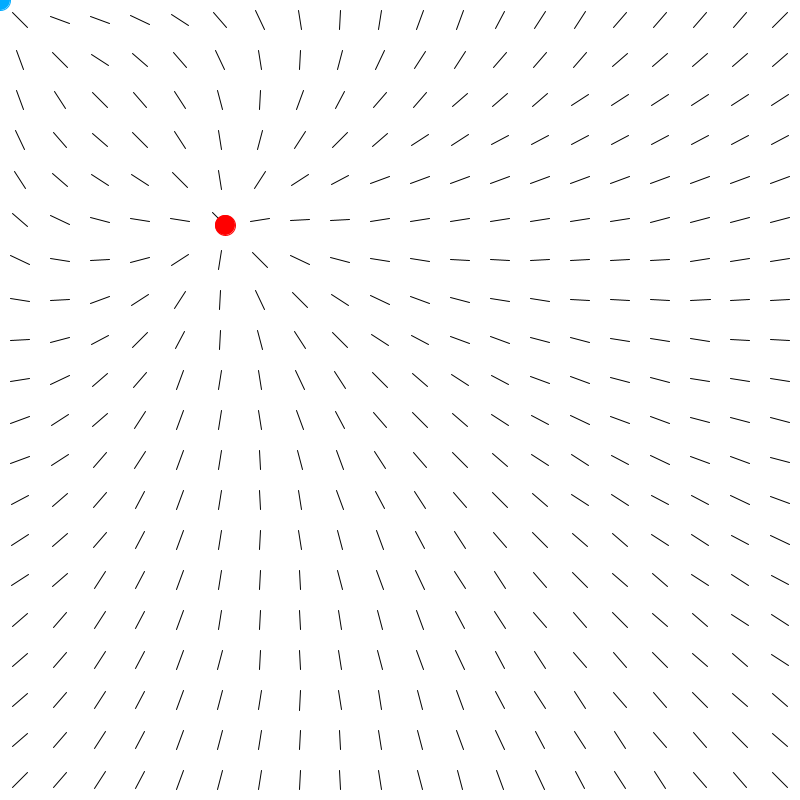
Frame 1 (no input)
Frame 60 (the mouse pressed at the canvas centre just before this capture): identical to frame 1, image omitted
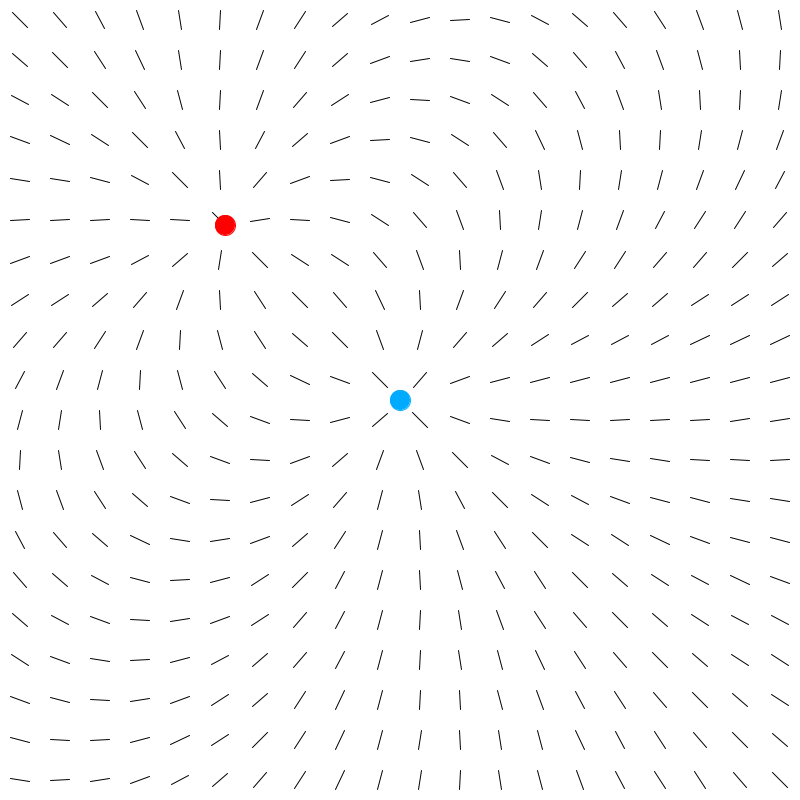
Frame 120 (the mouse held since frame 60 and released just before this capture)

The Processing sketch that drew these frames (run headless with seeded random() and noise(); from frame 60 on, the mouse is pressed at the canvas centre):

// Processing sketch: e_field_simulation
// ── e_field_simulation.pde
PointCharge p1, p2, p3, p4;
PointCharge n1;
ElectricField e;
FieldLine f;
TestCharge t;

void setup() {
  size(800, 800);
  background(255);
  p1 = new PointCharge(225, 225, 5e-6);
  p2 = new PointCharge(225, 575, 5e-6);
  p3 = new PointCharge(575, 225, 5e-6);
  p4 = new PointCharge(575, 575, 5e-6);
  n1 = new PointCharge(575, 575, -5e-6);
  PointCharge[] charges = {p1, n1};
  e = new ElectricField(charges, 800, 800);
  t = new TestCharge(charges);
}

void draw() {
  background(255);
  n1.updateLocation((int)mouseX, (int)mouseY);
  e.update();
  //t.update();
  display();
}

void display() {
  e.display();
  p1.display();
  //p2.display();
  //p3.display();
  //p4.display();
  n1.display();
  //t.display();
}
// ── ElectricField.pde
class ElectricField {
  PointCharge[] charges;
  FieldLine[][] fieldLines;
  int wi = 40;
  
  ElectricField(PointCharge[] charges, int w, int h) {
    this.charges = charges;  
    fieldLines = new FieldLine[h / wi][w / wi];
    fillVectors();
  }
  
  void fillVectors() {
    for (int i = 0; i < fieldLines.length; i++) {
      for (int j = 0; j < fieldLines[i].length; j++) {
        fieldLines[i][j] = new FieldLine(j * wi + (wi / 2), i * wi + (wi / 2));    //Cell(j * cell_size, i * cell_size, cell_size, false, c);
      }
    }
  }
  
  void update() {
    for (int i = 0; i < fieldLines.length; i++) {
      for (int j = 0; j < fieldLines[i].length; j++) {
        fieldLines[i][j].update(charges);
      }
    }
  }
  
  void display() {
    for (int i = 0; i < fieldLines.length; i++) {
      for (int j = 0; j < fieldLines[i].length; j++) {      
        fieldLines[i][j].display();
      }
    }
  }

}
// ── FieldLine.pde
class FieldLine {
  int x, y;
  float tan_theta;
  float r;
  public static final float COULOMB = 9.0e9;
  
  FieldLine(int x, int y) {
    this.x = x;
    this.y = y;
    tan_theta = 0;
    r = 10;
  }
  
  void update(PointCharge[] charges) {
    float ex = 0;
    float ey = 0;
    
    for(PointCharge c: charges) {
      float enx = COULOMB * abs(c.getCharge()) * (abs(c.getX() - x) / distance(x, y, c.getX(), c.getY())) / pow(distance(x, y, c.getX(), c.getY()), 2);  
      float eny = COULOMB * abs(c.getCharge()) * (abs(c.getY() - y) / distance(x, y, c.getX(), c.getY())) / pow(distance(x, y, c.getX(), c.getY()), 2);  
      
      if (c.getCharge() > 0) {
        if (c.getX() > x) ex -= enx;
        else ex += enx;
 
        if (c.getY() > y) ey -= eny;
        else ey += eny;
      } 
      else if (c.getCharge() < 0) {
        if (c.getX() > x) ex += enx;
        else ex -= enx;
 
        if (c.getY() > y) ey += eny;
        else ey -= eny;
      }
    }
    
    tan_theta = ey / ex;
  }
  
  void display() {
    stroke(0);
    fill(0);
    
    float diff_x = (pow((r * r / (1 + tan_theta * tan_theta)), 0.5));
    float diff_y = (pow((r * r / (1 + 1 / (tan_theta * tan_theta))), 0.5));
    if (tan_theta < 0) diff_y *= -1;
    
    line(x - diff_x, y - diff_y, x + diff_x, y + diff_y);
    //ellipse(x + diff_x, y + diff_y, 1, 1);
  }
  
  float distance(int x1, int y1, int x2, int y2) {
    return pow(((float)pow(x2 - x1, 2) + (float)pow(y2 - y1, 2)), 0.5);
  }
  
}
// ── PointCharge.pde
class PointCharge {
  int x, y, size;
  float charge;
  
  PointCharge(int x, int y, float charge) {
    this.x = x;
    this.y = y;
    this.charge = charge;
  }
  
  void display() {
    if (charge > 0) {
      fill(255, 0, 0); 
      stroke(255, 0, 0);
    }
    else {
      fill(0, 171, 255);
      stroke(0, 171, 255);
    }
    ellipse(x, y, 20, 20);
  }
  
  float getCharge() {
    return charge;
  }
  
  int getX() {
    return x;  
  }
  
  int getY() {
    return y;  
  }
  
  void updateLocation(int x, int y) {
    this.x = x;
    this.y = y;
  }
}
// ── TestCharge.pde
class TestCharge {
  int x, y;
  float x_comp, y_comp;
  float r;
  public static final float COULOMB = 9.0e9;
  PointCharge[] charges;
  
  TestCharge(PointCharge[] charges) {
    x = 0;
    y = 0;
    x_comp = 0;
    y_comp = 0;
    r = 15;
    this.charges = charges;
  }
  
  void update() {
    x = (int) mouseX;
    y = (int) mouseY;
    
    x_comp = 0;
    y_comp = 0;
    
    for(PointCharge c: charges) {
      float enx = COULOMB * abs(c.getCharge()) * (abs(c.getX() - x) / distance(x, y, c.getX(), c.getY())) / pow(distance(x, y, c.getX(), c.getY()), 2);  
      float eny = COULOMB * abs(c.getCharge()) * (abs(c.getY() - y) / distance(x, y, c.getX(), c.getY())) / pow(distance(x, y, c.getX(), c.getY()), 2);  
      
      if (c.getCharge() > 0) {
        if (c.getX() > x) x_comp -= enx;
        else x_comp += enx;
 
        if (c.getY() > y) y_comp -= eny;
        else y_comp += eny;
      } 
      else if (c.getCharge() < 0) {
        if (c.getX() > x) x_comp += enx;
        else x_comp -= enx;
 
        if (c.getY() > y) y_comp += eny;
        else y_comp -= eny;
      }
    }
    
  }
  
  void display() {
    stroke(0);
    fill(0);
    strokeWeight(4);
    line(x, y, x + r * x_comp, y + r * y_comp);
    ellipse(x, y, 10, 10);
    ellipse(x + r * x_comp, y + r * y_comp, 5, 5);
    strokeWeight(1);
  }

  
  float distance(int x1, int y1, int x2, int y2) {
    return pow(((float)pow(x2 - x1, 2) + (float)pow(y2 - y1, 2)), 0.5);
  }
}
